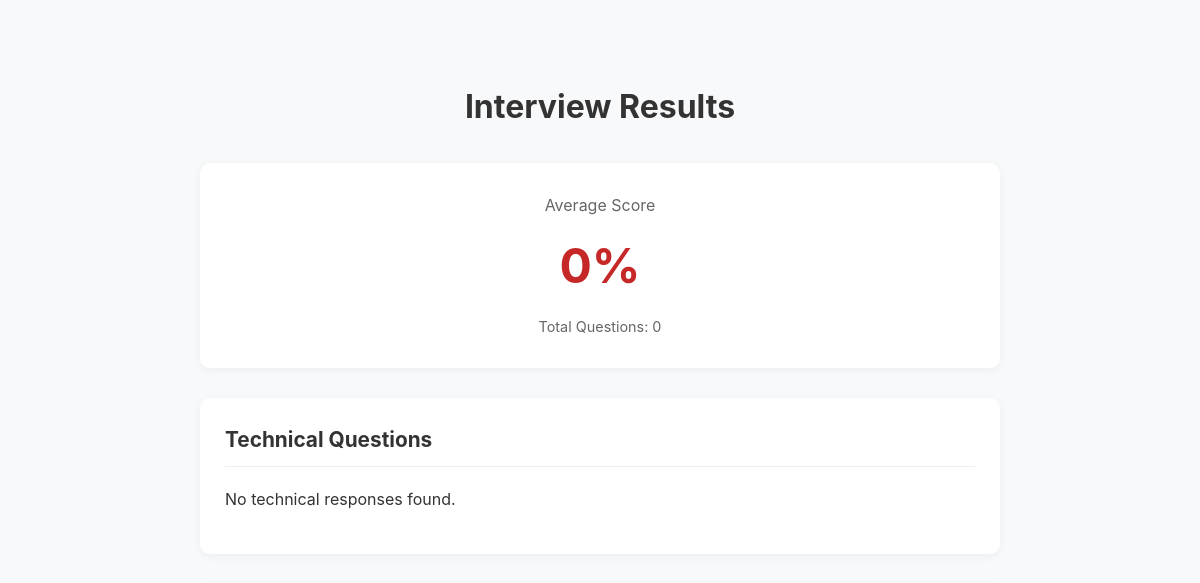
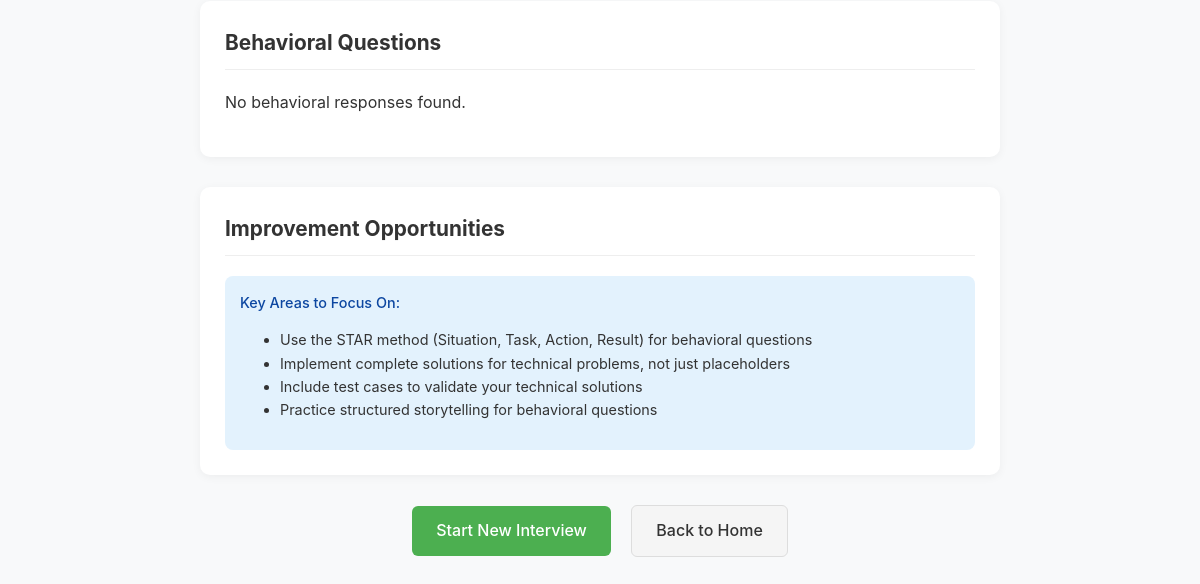
The page /interview/results/ (signed in) on the database as committed earlier (2 pictures, top to bottom).
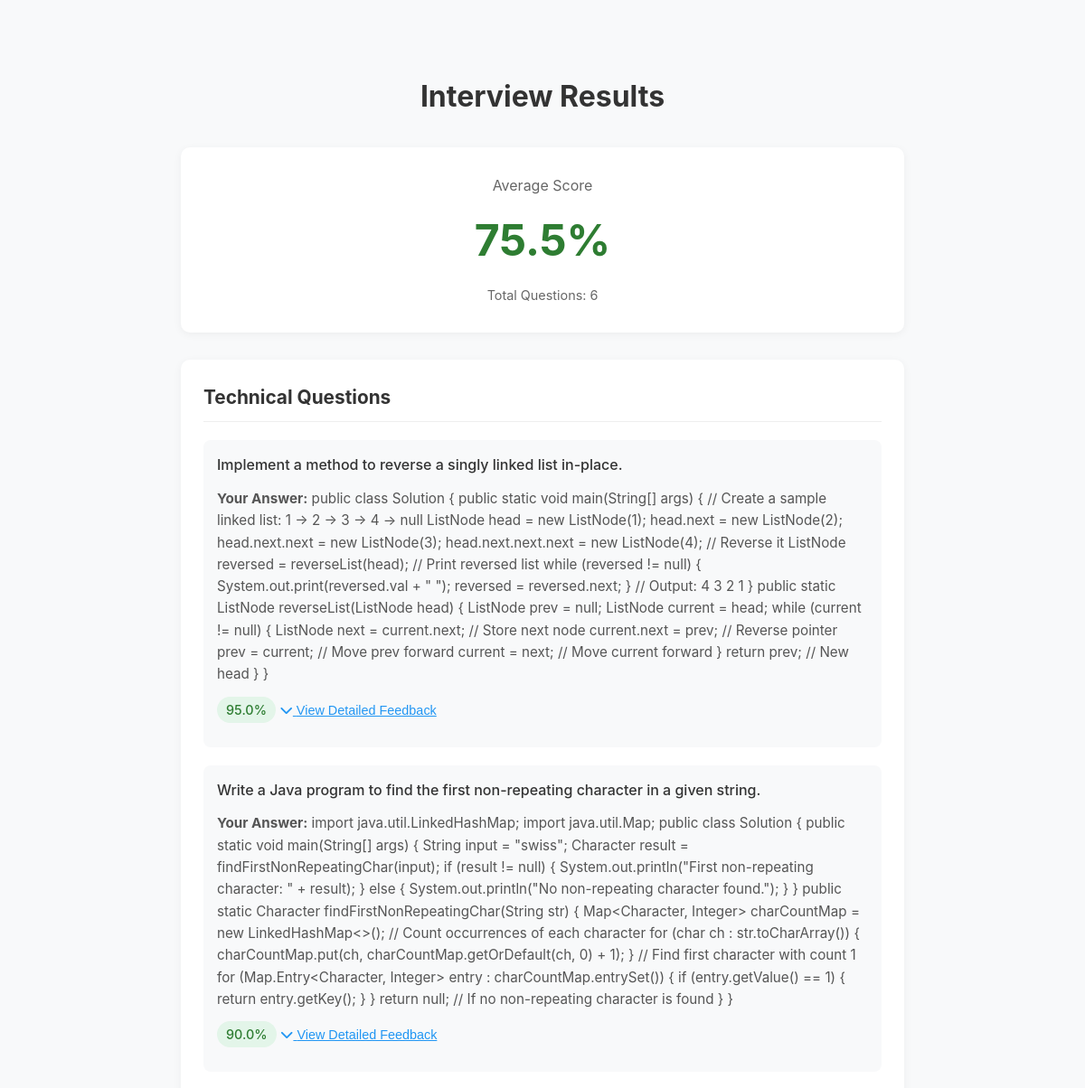
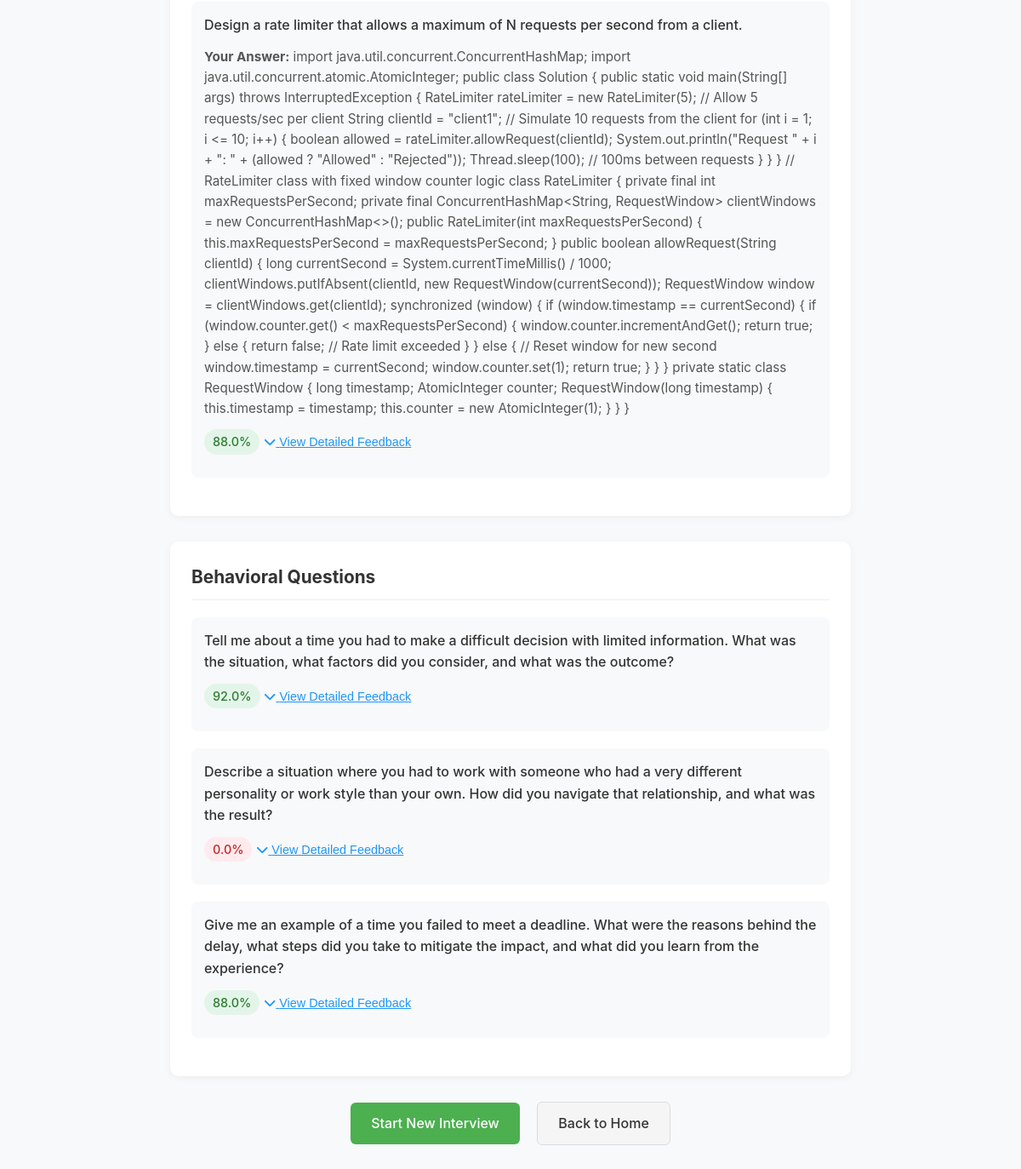
The same page on the database as committed later (2 pictures, top to bottom).
### core/models.py (models this page shows, shortened)
class Response(models.Model):
    question = models.ForeignKey(Question, on_delete=models.CASCADE)
    content = models.TextField(blank=True, null=True)  # For technical responses
    video = models.FileField(upload_to='videos/', blank=True, null=True)  # For behavioral responses
    score = models.FloatField(null=True, blank=True)
    feedback = models.TextField(null=True, blank=True)
    created_at = models.DateTimeField(auto_now_add=True)

class Question(models.Model):
    user = models.ForeignKey(User, on_delete=models.CASCADE)
    type = models.CharField(max_length=20, choices=[('technical', 'Technical'), ('behavioral', 'Behavioral')])
    content = models.TextField()
    skill = models.ForeignKey(ProgrammingSkill, on_delete=models.CASCADE, null=True)

### core/views.py (the view)
# urls.py: path('interview/results/', views.interview_results, name='interview_results'),
@login_required
def interview_results(request):
    questions = Question.objects.filter(user=request.user).order_by('id')[:6]
    responses = Response.objects.filter(question__in=questions)
    technical_responses = responses.filter(question__type='technical')
    behavioral_responses = responses.filter(question__type='behavioral')
    total_questions = questions.count()
    average_score = sum(r.score for r in responses if r.score is not None) / responses.count() if responses.exists() else 0
    email_sent = send_interview_results_email(
        request.user,
        technical_responses,
        behavioral_responses,
        average_score
    )
    return render(request, 'results.html', {
        'technical_responses': technical_responses,
        'behavioral_responses': behavioral_responses,
        'total_questions': total_questions,
        'average_score': round(average_score, 2),
        'email_sent': email_sent,  # Pass to template to show success/failure message
    })

### core/views.py (called while the page is built)
def send_interview_results_email(user, technical_responses, behavioral_responses, average_score):
    subject = f'Your Interview Results - {average_score:.2f}%'
    html_message = render_to_string('email/results_email.html', {
        'user': user,
        'technical_responses': technical_responses,
        'behavioral_responses': behavioral_responses,
        'average_score': average_score,
    })
    plain_message = strip_tags(html_message)
    try:
        send_mail(
            subject=subject,
            message=plain_message,
            from_email=None,  # Uses DEFAULT_FROM_EMAIL from settings
            recipient_list=[user.email],
            html_message=html_message,
            fail_silently=False,
        )
        return True
    except Exception as e:
        logger.error(f"Failed to send email to {user.email}: {str(e)}")
        return False

### templates/results.html (shortened to what this page needs)
<!DOCTYPE html>
<html>
<head>
    <link rel="stylesheet" href="https://cdnjs.cloudflare.com/ajax/libs/font-awesome/6.5.1/css/all.min.css">
</head>
<body>
    <div class="container">
        <div class="header">
            <h1>Interview Results</h1>
        </div>
        <div class="score-summary">
            <div class="score-label">Average Score</div>
            <div class="score-display" id="average-score">{{ average_score }}%</div>
            <div class="score-details">Total Questions: {{ total_questions }}</div>
        </div>
        <div class="question-section">
            <h2 class="section-title">Technical Questions</h2>
            {% for response in technical_responses %}
                <div class="question-card">
                    <div class="question-content">{{ response.question.content }}</div>
                    <div class="answer-content">
                        <strong>Your Answer:</strong> {{ response.content }}
                    </div>
                    <div class="question-score {% if response.score >= 70 %}score-good{% elif response.score >= 40 %}score-medium{% else %}score-poor{% endif %}">
                        {{ response.score }}%
                    </div>
                    <button class="feedback-toggle" onclick="toggleFeedback('tech-feedback-{{ forloop.counter }}')">
                        <i class="fas fa-chevron-down"></i> View Detailed Feedback
                    </button>
                </div>
            {% empty %}
                <p>No technical responses found.</p>
            {% endfor %}
        </div>
        <div class="question-section">
            <h2 class="section-title">Behavioral Questions</h2>
            {% for response in behavioral_responses %}
                <div class="question-card">
                    <div class="question-content">{{ response.question.content }}</div>
                    <div class="question-score {% if response.score >= 70 %}score-good{% elif response.score >= 40 %}score-medium{% else %}score-poor{% endif %}">
                        {{ response.score }}%
                    </div>
                    <button class="feedback-toggle" onclick="toggleFeedback('behav-feedback-{{ forloop.counter }}')">
                        <i class="fas fa-chevron-down"></i> View Detailed Feedback
                    </button>
                </div>
            {% empty %}
                <p>No behavioral responses found.</p>
            {% endfor %}
        </div>
        {% if average_score < 50 %}
        <div class="question-section">
            <h2 class="section-title">Improvement Opportunities</h2>
            <div class="action-suggestions">
                <div class="action-title">Key Areas to Focus On:</div>
                <ul>
                    <li>Use the STAR method (Situation, Task, Action, Result) for behavioral questions</li>
                    <li>Implement complete solutions for technical problems, not just placeholders</li>
                    <li>Include test cases to validate your technical solutions</li>
                    <li>Practice structured storytelling for behavioral questions</li>
                </ul>
            </div>
        </div>
        {% endif %}
        <div class="btn-container">
            <a href="{% url 'interview' %}" class="btn btn-primary">Start New Interview</a>
            <a href="{% url 'home' %}" class="btn btn-secondary">Back to Home</a>
        </div>
    </div>
</body>
</html>

Rows that differ between the two databases and show on the page:
added Response: question.content "Implement a method to reverse a singly linked list in-place.", content "public class Solution { public static void main(String[] args) { // Create a sample linked list: 1 -> 2 -> 3 -> 4 -> null ListNode head = new ListNode(1); head.next = new ListNode(2); head.next.next = new ListNode(3); head.next.next.next = new ListNode(4); // Reverse it ListNode reversed = reverseList(head); // Print reversed list while (reversed != null) { System.out.print(reversed.val + \" \"); reversed = reversed.next; } // Output: 4 3 2 1 } public static ListNode reverseList(ListNode head) { ListNode prev = null; ListNode current = head; while (current != null) { ListNode next = current.next; // Store next node current.next = prev; // Reverse pointer prev = current; // Move prev forward…", score "95.0", shown under "Technical Questions"
added Response: question.content "Write a Java program to find the first non-repeating character in a given string.", content "import java.util.LinkedHashMap; import java.util.Map; public class Solution { public static void main(String[] args) { String input = \"swiss\"; Character result = findFirstNonRepeatingChar(input); if (result != null) { System.out.println(\"First non-repeating character: \" + result); } else { System.out.println(\"No non-repeating character found.\"); } } public static Character findFirstNonRepeatingChar(String str) { Map<Character, Integer> charCountMap = new LinkedHashMap<>(); // Count occurrences of each character for (char ch : str.toCharArray()) { charCountMap.put(ch, charCountMap.getOrDefault(ch, 0) + 1); } // Find first character with count 1 for (Map.Entry<Character, Integer> entry :…", score "90.0", shown under "Technical Questions"
added Response: question.content "Design a rate limiter that allows a maximum of N requests per second from a client.", content "import java.util.concurrent.ConcurrentHashMap; import java.util.concurrent.atomic.AtomicInteger; public class Solution { public static void main(String[] args) throws InterruptedException { RateLimiter rateLimiter = new RateLimiter(5); // Allow 5 requests/sec per client String clientId = \"client1\"; // Simulate 10 requests from the client for (int i = 1; i <= 10; i++) { boolean allowed = rateLimiter.allowRequest(clientId); System.out.println(\"Request \" + i + \": \" + (allowed ? \"Allowed\" : \"Rejected\")); Thread.sleep(100); // 100ms between requests } } } // RateLimiter class with fixed window counter logic class RateLimiter { private final int maxRequestsPerSecond; private final…", score "88.0", shown under "Technical Questions"
added Response: question.content "Tell me about a time you had to make a difficult decision with limited information. What was the situation, what factors did you consider, and what was the outcome?", score "92.0", shown under "Behavioral Questions"
added Response: question.content "Describe a situation where you had to work with someone who had a very different personality or work style than your own. How did you navigate that relationship, and what was the result?", score "0.0", shown under "Behavioral Questions"
added Response: question.content "Give me an example of a time you failed to meet a deadline. What were the reasons behind the delay, what steps did you take to mitigate the impact, and what did you learn from the experience?", score "88.0", shown under "Behavioral Questions"
Other text that changed with them:
{{ average_score }}: "0" → "75.5"
{{ total_questions }}: "0" → "6"
text no longer shown: "No technical responses found. No behavioral responses found. Improvement Opportunities Key Areas to Focus On: Use the STAR method (Situation, Task, Action, Result) for behavioral questions Implement complete solutions for technical problems, not just placeholders Include test cases to validate your technical solutions Practice structured storytelling for behavioral questions"
